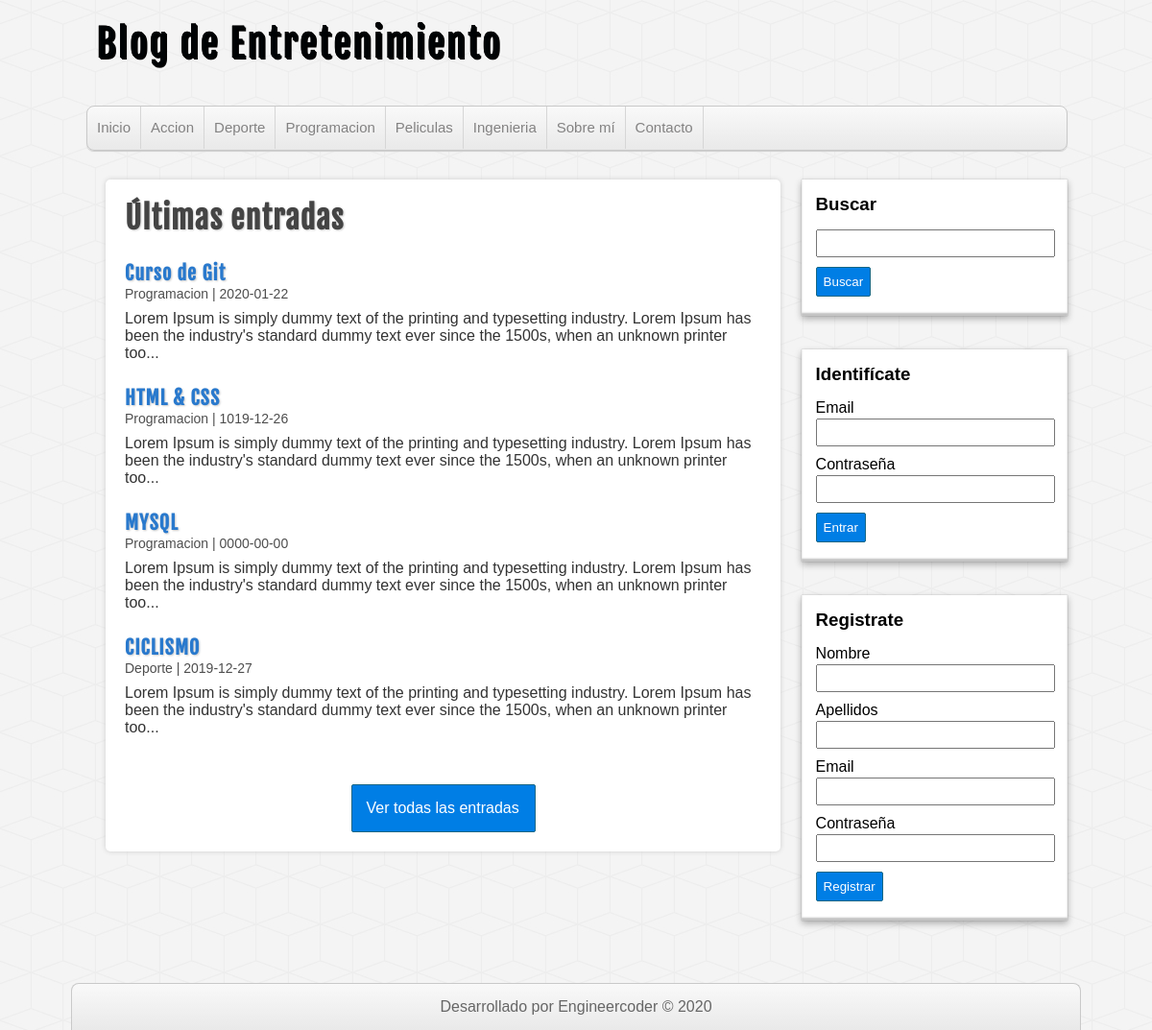
The page / on the database its author committed.
### tables this page shows
CREATE TABLE `categorias` (
  `id` int(255) NOT NULL AUTO_INCREMENT,
  `nombre` varchar(100) DEFAULT NULL,
  PRIMARY KEY (`id`)
);

CREATE TABLE `entradas` (
  `id` int(255) NOT NULL AUTO_INCREMENT,
  `usuario_id` int(255) NOT NULL,
  `categoria_id` int(255) NOT NULL,
  `titulo` varchar(255) NOT NULL,
  `descripcion` mediumtext DEFAULT NULL,
  `fecha` date NOT NULL,
  PRIMARY KEY (`id`),
  KEY `fk_entrada_usuario` (`usuario_id`),
  KEY `fk_entrada_categoria` (`categoria_id`),
  CONSTRAINT `fk_entrada_categoria` FOREIGN KEY (`categoria_id`) REFERENCES `categorias` (`id`),
  CONSTRAINT `fk_entrada_usuario` FOREIGN KEY (`usuario_id`) REFERENCES `usuarios` (`id`)
);

### includes/helpers.php (called while the page is built, shortened)
<?php
function conseguirCategorias($conexion){
    $sql = "SELECT * FROM categorias ORDER BY id ASC";
    $categorias = mysqli_query($conexion, $sql);
    $resultado = array();
    if($categorias && mysqli_num_rows($categorias) >= 1){
        $resultado = $categorias;
    }
    return $resultado;
}
function conseguirEntradas($conexion, $limit = null, $categoria = null, $busqueda = null){
    $sql = "SELECT e.*, c.nombre AS 'categoria' FROM entradas AS e
    INNER JOIN categorias AS c ON e.categoria_id = c.id ";
    $sql .= "ORDER BY e.id DESC ";
    if($limit){
        $sql .= "LIMIT 4";
    }
    $entradas = mysqli_query($conexion, $sql);
    $resultado = array();
    if($entradas && mysqli_num_rows($entradas) >= 1){
        $resultado = $entradas;
    }
    return $resultado;
}
?>

### index.php (the view)
<?php require_once 'includes/cabecera.php'; ?>
<?php require_once 'includes/lateral.php'; ?>
<div id="principal">
    <h1>Últimas entradas</h1>
    <?php
        $entradas = conseguirEntradas($db, true);
        if(!empty($entradas)):
            while ($entrada = mysqli_fetch_assoc($entradas)) :
    ?>
        <article class="entrada">
            <a href="entrada.php?id=<?=$entrada['id']?>">
                <h2><?=$entrada['titulo']; ?></h2>
                <span class="fecha"><?=$entrada['categoria'].' | '.$entrada['fecha']; ?></span>
                <p><?=substr($entrada['descripcion'], 0, 180). "..."?></p>
            </a>
        </article>
    <?php
            endwhile;
        endif;
    ?>
    <div id="ver-todas">
        <a href="entradas.php">Ver todas las entradas</a>
    </div>
</div>
<?php require_once 'includes/footer.php'; ?>

### includes/cabecera.php (shortened to what this page needs)
<?php require_once 'conexion.php'; ?>
<?php require_once 'includes/helpers.php'; ?>
<!DOCTYPE html>
<html lang="es">
<head>
    <link rel="stylesheet" href="assets/css/style.css">
</head>
<body>
    <header id="cabecera">
        <div id="logo">
            <a href="index.php">
                Blog de Entretenimiento
            </a>
        </div>
        <nav id="menu">
            <ul>
                <li>
                    <a href="index.php">Inicio</a>
                </li>
                <?php
                    $categorias = conseguirCategorias($db);
                    if(!empty($categorias)) :
                         while ($categoria = mysqli_fetch_assoc($categorias)) :
                ?>
                            <li>
                                <a href="categoria.php?id=<?=$categoria['id']; ?>"><?=$categoria['nombre']; ?></a>
                            </li>
                <?php
                    endwhile;
                    endif;
                ?>
                <li>
                    <a href="index.php">Sobre mí</a>
                </li>
                <li>
                    <a href="index.php">Contacto</a>
                </li>
            </ul>
        </nav>
    </header>
    <div id="contenedor">

### includes/lateral.php (shortened to what this page needs)
<?php require_once 'includes/helpers.php'; ?>
<aside id="sidebar">
        <div id="buscador" class="bloque">
            <h3>Buscar</h3>
           <form action="buscar.php" method="POST">
                <input type="text" name="busqueda">
                <input type="submit" value="Buscar">
            </form>
        </div>
    <?php if(!isset($_SESSION['usuario'])) : ?>
        <div id="login" class="bloque">
            <h3>Identifícate</h3>
            <form action="login.php" method="POST">
                <label for="email">Email</label>
                <input type="email" name="email">
                <label for="password">Contraseña</label>
                <input type="password" name="password">
                <input type="submit" value="Entrar">
            </form>
        </div>
        <div id="register" class="bloque">
            <h3>Registrate</h3>
            <form action="registro.php" method="POST">
                <label for="nombre">Nombre</label>
                <input type="text" name="nombre">
                <label for="apellidos">Apellidos</label>
                <input type="text" name="apellidos">
                <label for="email">Email</label>
                <input type="email" name="email">
                <label for="password">Contraseña</label>
                <input type="password" name="password">
                <input type="submit" name="submit" value="Registrar">
            </form>
        </div>
    <?php endif; ?>
</aside>

### includes/footer.php (shortened to what this page needs)
</div>
<footer id="pie">
        <p>Desarrollado por Engineercoder &copy 2020</p>
    </footer>
</body>
</html>

### assets/css/style.css (style rules this page uses)
* { margin: 0px; padding: 0px; font-family: sans-serif, Helvetica, Arial; text-decoration: none; }
body { background: url(../img/cubes.png) #F4F4F4; }
.fecha { color: #4e4e4e; margin-top:5px; font-size: 14px; }
#cabecera { width: 85%; height: auto; background: transparent; margin: 0px auto; }
#logo { float:left; width: 540px; height: 110px; }
#logo a { font-family: "fajala", Helvetica; font-size: 40px; letter-spacing: 2px; color: rgb(0, 3, 5); text-shadow: 0px 0px 0px black, 1px 1px 0px black, 2px 2px 0px black; transition: all 500ms; line-height: 90px; margin-left: 10px; }
#menu { clear: both; width: 100%; height: 45px; background: linear-gradient(to bottom, #f9f9f9 0px, #e9e9e9 100%); border: 1px solid #C9C9C9; border-radius: 8px; box-shadow: 0px 1px 1px #ccc; overflow: hidden; }
#menu ul { list-style: none; }
#menu ul li { float: left; line-height: 44px; border-right: 1px solid #D6D6D6; }
#menu ul li a { display: block; padding-left: 10px; padding-right: 10px; font-size: 15px; color: #838282; }
#contenedor { width: 85%; height: auto; margin: 0px auto; margin-top: 30px; margin-bottom: 30px; }
#sidebar { float:right; width: 27%; height: auto; }
.bloque { display:block; width: 90%; margin: 0px auto; margin-bottom: 35px; background: white; padding: 15px; box-shadow: 0px 0px 1px rgba(0,0,0,0.3), 0px 3px 7px rgba(0,0,0,0.3), 0px 0px 1px #FFFFFF inset, 0px -3px 2px rgba(0,0,0,0.25) inset; }
.bloque h3 { margin-bottom: 15px; }
label, input[type="text"], input[type="email"], input[type="password"] { display: block; width: 95%; margin-top:2px; margin-bottom: 2px; }
input[type="text"], input[type="email"], input[type="password"] { padding: 5px; margin-bottom: 10px; }
input[type="button"], input[type="submit"], .boton { margin-top: 5px; margin-bottom: 5px; display: block; border-radius: 2px; color:white; background: #007ee5; border: 1px solid #156785; cursor:pointer; padding: 7px; }
#principal { float: left; width: 65%; min-height: 572px; background:white; border-radius: 5px; box-shadow: 0px 0px 5px #ccc; margin-left: 20px; padding: 20px; overflow: hidden; }
#principal a { color: #333; }
#principal h1 { font-size: 32px; color: #444; letter-spacing: 1px; text-shadow: 1px 1px 2px #ccc; font-family: "fajala"; }
#principal h2 { font-size: 20px; color: #2979CD; text-shadow: 1px 1px 2px #ccc; letter-spacing: 1px; font-family: "fajala"; margin-top: 25px; }
#principal p { margin-top: 8px; }
#ver-todas a { display: block; border-radius: 2px; padding: 15px; color:white; background: #007ee5; border: 1px solid #156785; cursor:pointer; width: 160px; margin: 0px auto; margin-top:50px; }
#pie { clear:both; width: 85%; margin: 0px auto; background: linear-gradient(to bottom, #f9f9f9 0px, #e9e9e9 100%); border: 1px solid #c9c9c9; border-bottom: none; border-radius: 8px 8px 0px 0px; color: #666; height: auto; padding: 15px; text-align: center; }

### rows shown on the page
categorias: nombre "Accion"
categorias: nombre "Deporte"
categorias: nombre "Programacion"
categorias: nombre "Peliculas"
categorias: nombre "Ingenieria"
entradas: titulo "Curso de Git", categoria.nombre "Programacion", fecha "2020-01-22", descripcion "Lorem Ipsum is simply dummy text of the printing and typesetting industry. Lorem Ipsum has been the industry's standard dummy text ever since the 1500s, when an unknown printer too"
entradas: titulo "HTML & CSS", categoria.nombre "Programacion", fecha "1019-12-26", descripcion "Lorem Ipsum is simply dummy text of the printing and typesetting industry. Lorem Ipsum has been the industry's standard dummy text ever since the 1500s, when an unknown printer too"
entradas: titulo "MYSQL", categoria.nombre "Programacion", fecha "0000-00-00", descripcion "Lorem Ipsum is simply dummy text of the printing and typesetting industry. Lorem Ipsum has been the industry's standard dummy text ever since the 1500s, when an unknown printer too"
entradas: titulo "CICLISMO", categoria.nombre "Deporte", fecha "2019-12-27", descripcion "Lorem Ipsum is simply dummy text of the printing and typesetting industry. Lorem Ipsum has been the industry's standard dummy text ever since the 1500s, when an unknown printer too"
